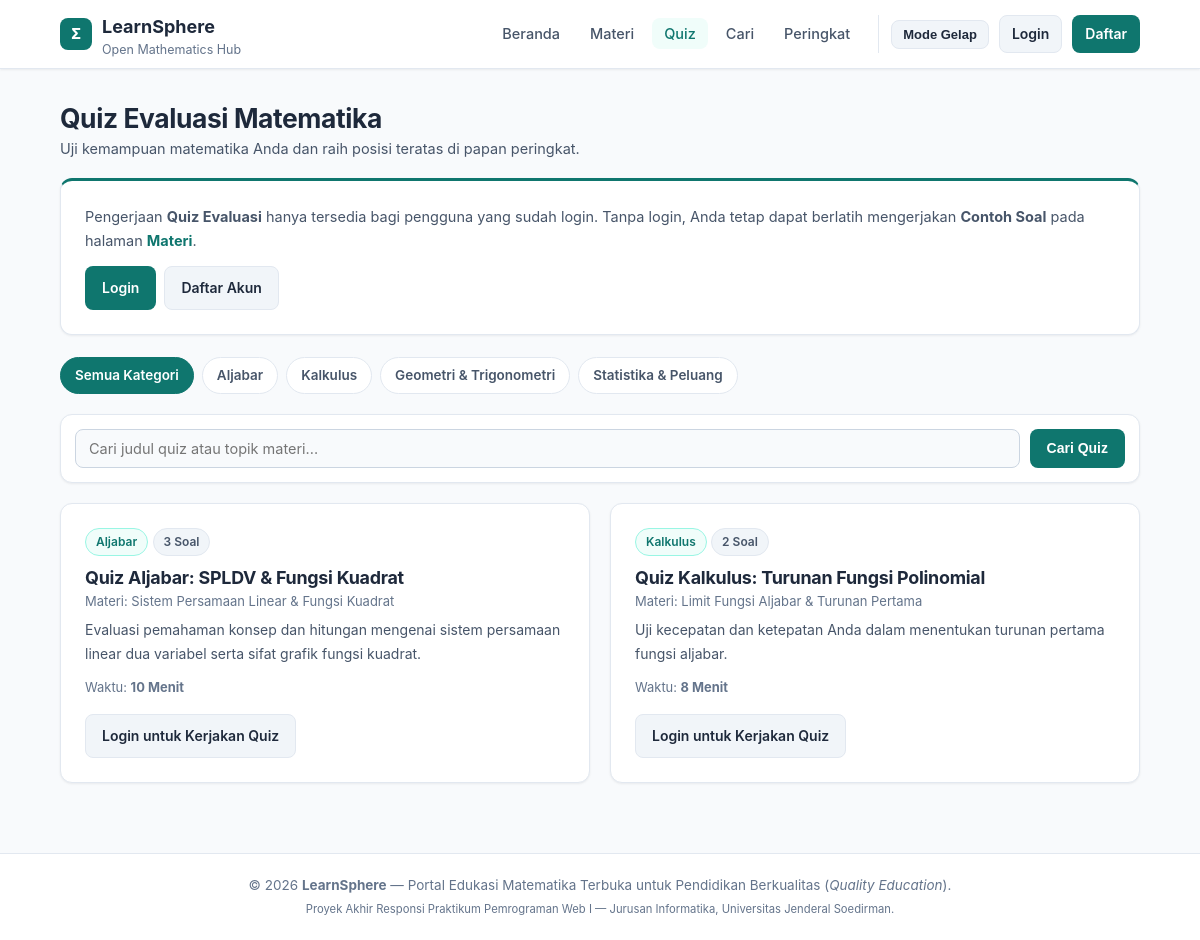
Screenshot of /quiz.php with the database file from the repository.
### tables this page shows
CREATE TABLE kategori (
    id INT(11) AUTO_INCREMENT PRIMARY KEY,
    nama_kategori VARCHAR(80) NOT NULL UNIQUE,
    deskripsi VARCHAR(255) NOT NULL
);

CREATE TABLE quiz (
    id INT(11) AUTO_INCREMENT PRIMARY KEY,
    kategori_id INT(11) NOT NULL,
    materi_id INT(11) NOT NULL,
    user_id INT(11) NOT NULL,
    judul_quiz VARCHAR(150) NOT NULL,
    deskripsi TEXT NOT NULL,
    durasi_menit INT(11) NOT NULL DEFAULT 10,
    created_at TIMESTAMP DEFAULT CURRENT_TIMESTAMP,
    FOREIGN KEY (kategori_id) REFERENCES kategori(id) ON DELETE RESTRICT,
    FOREIGN KEY (materi_id) REFERENCES materi(id) ON DELETE CASCADE,
    FOREIGN KEY (user_id) REFERENCES users(id) ON DELETE CASCADE
);

CREATE TABLE materi (
    id INT(11) AUTO_INCREMENT PRIMARY KEY,
    kategori_id INT(11) NOT NULL,
    user_id INT(11) NOT NULL,
    judul VARCHAR(150) NOT NULL,
    tingkat ENUM('Dasar', 'Menengah', 'Lanjut') NOT NULL DEFAULT 'Dasar',
    deskripsi TEXT NOT NULL,
    thumbnail VARCHAR(255) DEFAULT NULL,
    created_at TIMESTAMP DEFAULT CURRENT_TIMESTAMP,
    FOREIGN KEY (kategori_id) REFERENCES kategori(id) ON DELETE RESTRICT,
    FOREIGN KEY (user_id) REFERENCES users(id) ON DELETE CASCADE
);

### quiz.php (the view, shortened to what this page needs)
<?php
require_once 'config/koneksi.php';
$kategori_aktif = isset($_GET['kategori']) ? (int)$_GET['kategori'] : 0;
$cari           = isset($_GET['q']) ? trim($_GET['q']) : '';
$where = [];
$where_sql = count($where) > 0 ? "WHERE " . implode(" AND ", $where) : "";
$query = "SELECT q.*, k.nama_kategori, m.judul AS nama_materi,
          (SELECT COUNT(*) FROM soal_quiz sq WHERE sq.quiz_id = q.id) AS total_soal
          FROM quiz q
          JOIN kategori k ON q.kategori_id = k.id
          JOIN materi m ON q.materi_id = m.id
          $where_sql
          ORDER BY q.created_at DESC";
$result = mysqli_query($conn, $query);
$kategori_list = mysqli_query($conn, "SELECT * FROM kategori ORDER BY id ASC");
include 'includes/header.php';
?>
<div style="display:flex; justify-content:space-between; align-items:center; flex-wrap:wrap; gap:10px; margin-bottom:16px;">
    <div>
        <h1>Quiz Evaluasi Matematika</h1>
        <p style="color:var(--text-secondary); font-size:14.5px;">Uji kemampuan matematika Anda dan raih posisi teratas di papan peringkat.</p>
    </div>
</div>
<?php if (!isset($_SESSION['user_id'])): ?>
    <div class="card card-accent" style="display:flex; justify-content:space-between; align-items:center; flex-wrap:wrap; gap:12px;">
        <p style="font-size:14.5px; color:var(--text-secondary);">
            Pengerjaan <b>Quiz Evaluasi</b> hanya tersedia bagi pengguna yang sudah login. Tanpa login, Anda tetap dapat berlatih mengerjakan <b>Contoh Soal</b> pada halaman <a href="materi.php"><b>Materi</b></a>.
        </p>
        <div style="display:flex; gap:8px;">
            <a href="login.php" class="btn btn-primary">Login</a>
            <a href="register.php" class="btn btn-secondary">Daftar Akun</a>
        </div>
    </div>
<?php endif; ?>
<div class="filter-pills">
    <a href="quiz.php" class="pill-link <?= $kategori_aktif === 0 ? 'active' : '' ?>">Semua Kategori</a>
    <?php while ($kat = mysqli_fetch_assoc($kategori_list)): ?>
        <a href="quiz.php?kategori=<?= $kat['id'] ?>" class="pill-link <?= $kategori_aktif === (int)$kat['id'] ? 'active' : '' ?>">
            <?= htmlspecialchars($kat['nama_kategori']) ?>
        </a>
    <?php endwhile; ?>
</div>
<form method="GET" action="quiz.php" class="search-bar-box">
    <input type="text" name="q" value="<?= htmlspecialchars($cari) ?>" placeholder="Cari judul quiz atau topik materi...">
    <button type="submit" class="btn btn-primary">Cari Quiz</button>
</form>
<section class="grid-3">
    <?php while ($qz = mysqli_fetch_assoc($result)): ?>
        <div class="card card-hover" style="display:flex; flex-direction:column; justify-content:space-between;">
            <div>
                <span class="badge badge-accent"><?= htmlspecialchars($qz['nama_kategori']) ?></span>
                <span class="badge"><?= $qz['total_soal'] ?> Soal</span>
                <h3 style="margin-top:10px;"><?= htmlspecialchars($qz['judul_quiz']) ?></h3>
                <p style="font-size:13px; color:var(--text-muted); margin-bottom:6px;">Materi: <?= htmlspecialchars($qz['nama_materi']) ?></p>
                <p style="font-size:14px; color:var(--text-secondary); margin-bottom:8px;"><?= htmlspecialchars($qz['deskripsi']) ?></p>
                <p><small style="color:var(--text-muted);">Waktu: <b><?= $qz['durasi_menit'] ?> Menit</b></small></p>
            </div>
            <div style="margin-top:14px; display:flex; gap:8px; flex-wrap:wrap;">
                <?php if ($qz['total_soal'] > 0): ?>
                    <?php if (isset($_SESSION['user_id'])): ?>
                        <a href="kerjakan_quiz.php?id=<?= $qz['id'] ?>" class="btn btn-success">Mulai Quiz</a>
                    <?php else: ?>
                        <a href="login.php?pesan=wajib_login_quiz" class="btn btn-secondary">Login untuk Kerjakan Quiz</a>
                    <?php endif; ?>
                <?php else: ?>
                    <span class="badge">Soal Belum Tersedia</span>
                <?php endif; ?>
            </div>
        </div>
    <?php endwhile; ?>
</section>
<?php include 'includes/footer.php'; ?>

### assets/css/style.css (style rules this page uses)
:root { --bg-page: #f8fafc; --bg-surface: #ffffff; --bg-subtle: #f1f5f9; --border-color: #e2e8f0; --border-strong: #cbd5e1; --text-primary: #1e293b; --text-secondary: #475569; --text-muted: #64748b; --accent: #0f766e; --accent-hover: #115e59; --accent-soft: #f0fdfa; --accent-border: #99f6e4; --success-bg: #ecfdf5; --success-border: #10b981; --success-text: #065f46; --error-bg: #fef2f2; --error-border: #ef4444; --error-text: #991b1b; --warning-bg: #fffbeb; --warning-border: #f59e0b; --shadow-sm: 0 1px 3px rgba(15, 23, 42, 0.04), 0 1px 2px rgba(15, 23, 42, 0.03); --shadow-md: 0 4px 12px rgba(15, 23, 42, 0.06); }
* { box-sizing: border-box; margin: 0; padding: 0; }
body { font-family: 'Inter', -apple-system, BlinkMacSystemFont, 'Segoe UI', Roboto, sans-serif; background-color: var(--bg-page); color: var(--text-primary); line-height: 1.7; font-size: 15.5px; display: flex; flex-direction: column; min-height: 100vh; transition: background-color 0.25s ease, color 0.25s ease; }
h1, h2, h3, h4 { color: var(--text-primary); font-weight: 700; letter-spacing: -0.015em; line-height: 1.35; }
h1 { font-size: 1.65rem; }
h3 { font-size: 1.12rem; }
a { color: var(--accent); text-decoration: none; }
.card { background-color: var(--bg-surface); border: 1px solid var(--border-color); border-radius: 12px; padding: 24px; margin-bottom: 22px; box-shadow: var(--shadow-sm); transition: border-color 0.2s ease, box-shadow 0.2s ease; }
.card-accent { border-top: 3px solid var(--accent); }
.grid-3 { display: grid; grid-template-columns: repeat(auto-fit, minmax(290px, 1fr)); gap: 20px; }
.btn { display: inline-flex; align-items: center; justify-content: center; gap: 6px; padding: 9px 16px; border-radius: 8px; text-decoration: none !important; font-weight: 600; font-size: 14px; cursor: pointer; border: 1px solid transparent; transition: all 0.18s ease; }
.btn-primary { background-color: var(--accent); color: #ffffff !important; }
.btn-secondary { background-color: var(--bg-subtle); color: var(--text-primary) !important; border-color: var(--border-color); }
input[type="text"], input[type="email"], input[type="password"], input[type="number"], input[type="url"], input[type="file"], select, textarea { width: 100%; padding: 10px 13px; background-color: var(--bg-page); color: var(--text-primary); border: 1px solid var(--border-strong); border-radius: 8px; font-size: 14.5px; font-family: inherit; transition: border-color 0.2s ease, box-shadow 0.2s ease; }
.badge { display: inline-block; padding: 3px 10px; font-size: 12px; font-weight: 600; border-radius: 20px; background-color: var(--bg-subtle); color: var(--text-secondary); border: 1px solid var(--border-color); }
.badge-accent { background-color: var(--accent-soft); color: var(--accent); border-color: var(--accent-border); }
.search-bar-box { display: flex; gap: 10px; flex-wrap: wrap; background-color: var(--bg-surface); border: 1px solid var(--border-color); padding: 14px; border-radius: 12px; margin-bottom: 20px; box-shadow: var(--shadow-sm); }
.search-bar-box input[type="text"] { flex: 1; min-width: 220px; }
.filter-pills { display: flex; gap: 8px; flex-wrap: wrap; margin-bottom: 20px; }
.pill-link { padding: 6px 14px; border-radius: 20px; font-size: 13.5px; font-weight: 600; background-color: var(--bg-surface); color: var(--text-secondary); border: 1px solid var(--border-color); text-decoration: none !important; transition: all 0.18s ease; }
.pill-link:hover, .pill-link.active { background-color: var(--accent); color: #ffffff !important; border-color: var(--accent); }

### rows the page displays
kategori: nama_kategori "Aljabar"
kategori: nama_kategori "Kalkulus"
kategori: nama_kategori "Geometri & Trigonometri"
kategori: nama_kategori "Statistika & Peluang"
quiz: kategori.nama_kategori "Aljabar", total_soal "3", judul_quiz "Quiz Aljabar: SPLDV & Fungsi Kuadrat", materi.judul "Sistem Persamaan Linear & Fungsi Kuadrat", deskripsi "Evaluasi pemahaman konsep dan hitungan mengenai sistem persamaan linear dua variabel serta sifat grafik fungsi kuadrat.", durasi_menit "10"
quiz: kategori.nama_kategori "Kalkulus", total_soal "2", judul_quiz "Quiz Kalkulus: Turunan Fungsi Polinomial", materi.judul "Limit Fungsi Aljabar & Turunan Pertama", deskripsi "Uji kecepatan dan ketepatan Anda dalam menentukan turunan pertama fungsi aljabar.", durasi_menit "8"
